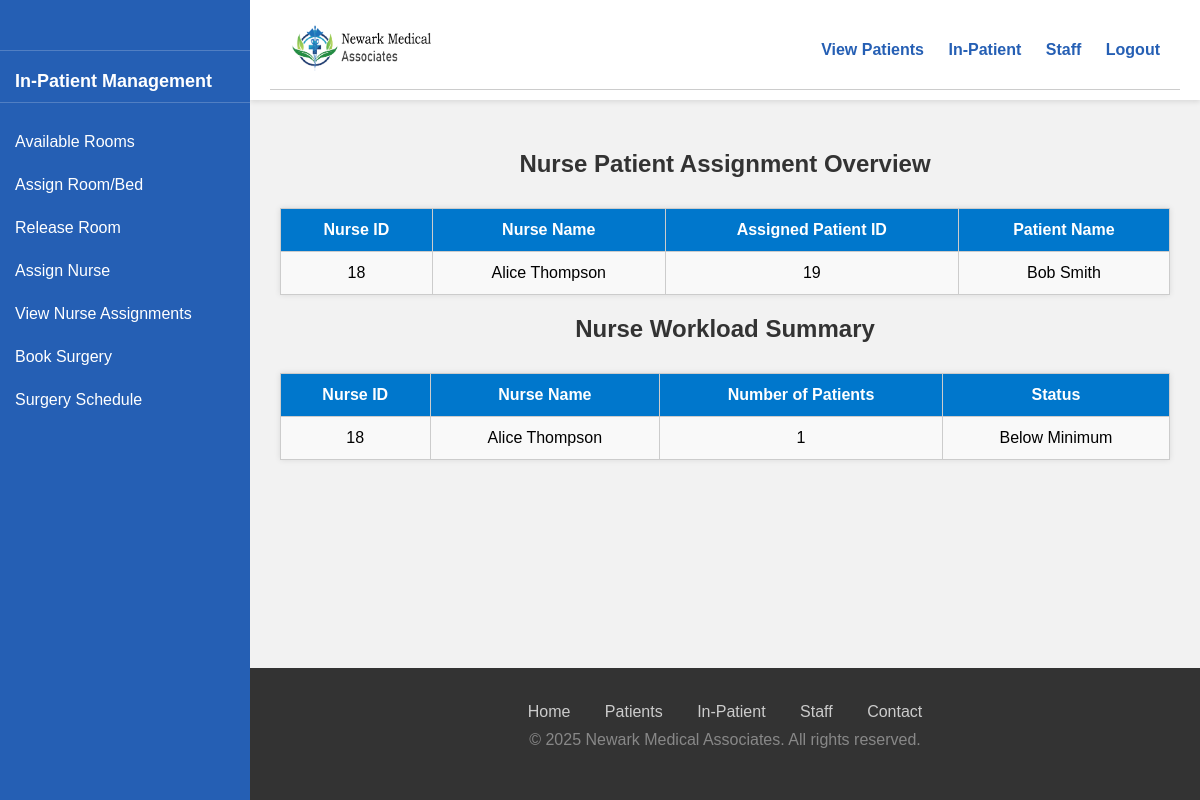
Page /inpatient/view_patients_care.php (signed in) on the committed database.
### tables this page shows
CREATE TABLE `Patient_Care` (
  `Nurse_ID` int(11) NOT NULL,
  `Patient_No` int(11) NOT NULL,
  PRIMARY KEY (`Nurse_ID`,`Patient_No`),
  KEY `Patient_No` (`Patient_No`),
  CONSTRAINT `Patient_Care_ibfk_1` FOREIGN KEY (`Nurse_ID`) REFERENCES `NURSE` (`Employment_No`),
  CONSTRAINT `Patient_Care_ibfk_2` FOREIGN KEY (`Patient_No`) REFERENCES `PATIENT` (`Patient_No`)
);

CREATE TABLE `STAFF` (
  `Employment_No` int(11) NOT NULL AUTO_INCREMENT,
  `Name` varchar(100) DEFAULT NULL,
  `Gender` char(1) DEFAULT NULL,
  `Street` varchar(100) DEFAULT NULL,
  `City` varchar(50) DEFAULT NULL,
  `State` char(2) DEFAULT NULL,
  `Zip` char(10) DEFAULT NULL,
  `Phone` varchar(15) DEFAULT NULL,
  `SSN` char(9) DEFAULT NULL,
  PRIMARY KEY (`Employment_No`),
  UNIQUE KEY `SSN` (`SSN`)
);

CREATE TABLE `PATIENT` (
  `Patient_No` int(11) NOT NULL AUTO_INCREMENT,
  `Name` varchar(100) DEFAULT NULL,
  `Gender` char(1) DEFAULT NULL,
  `DOB` date DEFAULT NULL,
  `Street` varchar(100) DEFAULT NULL,
  `City` varchar(50) DEFAULT NULL,
  `State` char(2) DEFAULT NULL,
  `Zip` char(10) DEFAULT NULL,
  `Phone` varchar(15) DEFAULT NULL,
  `SSN` char(9) DEFAULT NULL,
  `Blood_Type` varchar(3) DEFAULT NULL,
  `HDL` int(11) DEFAULT NULL,
  `LDL` int(11) DEFAULT NULL,
  `Triglyceride` int(11) DEFAULT NULL,
  `Cholesterol_Risk` char(1) DEFAULT NULL,
  PRIMARY KEY (`Patient_No`),
  UNIQUE KEY `SSN` (`SSN`)
);

### inpatient/view_patients_care.php (the view, shortened to what this page needs)
<?php
include('../connect.php'); ?>
<!DOCTYPE html>
<html>
<head>
  <link rel="stylesheet" href="/assets/style.css?v=1.1">
</head>
<body>
<div class="sidebar">
</div>
<div class="main-content-area">
  <header>
    <?php include($_SERVER['DOCUMENT_ROOT'].'/includes/header.php'); ?>
  </header>
  <div class="page-content">
    <h2>Nurse Patient Assignment Overview</h2>
    <table>
      <tr>
        <th>Nurse ID</th>
        <th>Nurse Name</th>
        <th>Assigned Patient ID</th>
        <th>Patient Name</th>
      </tr>
      <?php
      $sql = "
        SELECT
          PC.Nurse_ID,
          S.Name AS Nurse_Name,
          P.Patient_No,
          P.Name AS Patient_Name
        FROM Patient_Care PC
        JOIN PATIENT P ON PC.Patient_No = P.Patient_No
        JOIN STAFF S ON PC.Nurse_ID = S.Employment_No
        ORDER BY PC.Nurse_ID
      ";
      $result = $conn->query($sql);
      if ($result->num_rows > 0) {
          while ($row = $result->fetch_assoc()) {
              echo "<tr>
                  <td>{$row['Nurse_ID']}</td>
                  <td>{$row['Nurse_Name']}</td>
                  <td>{$row['Patient_No']}</td>
                  <td>{$row['Patient_Name']}</td>
              </tr>";
          }
      } else {
          echo "<tr><td colspan='4'>No nurse-patient assignments found.</td></tr>";
      }
      ?>
    </table>
    <h2>Nurse Workload Summary</h2>
    <table>
      <tr>
        <th>Nurse ID</th>
        <th>Nurse Name</th>
        <th>Number of Patients</th>
        <th>Status</th>
      </tr>
      <?php
      $workload_sql = "
        SELECT
          PC.Nurse_ID,
          S.Name AS Nurse_Name,
          COUNT(PC.Patient_No) AS Patient_Count
        FROM Patient_Care PC
        JOIN STAFF S ON PC.Nurse_ID = S.Employment_No
        GROUP BY PC.Nurse_ID
      ";
      $res = $conn->query($workload_sql);
      if ($res->num_rows > 0) {
          while ($row = $res->fetch_assoc()) {
              $count = $row['Patient_Count'];
              $status = $count < 5 ? "<span class='low'>Below Minimum</span>" : "OK";
              echo "<tr>
                  <td>{$row['Nurse_ID']}</td>
                  <td>{$row['Nurse_Name']}</td>
                  <td>$count</td>
                  <td>$status</td>
              </tr>";
          }
      } else {
          echo "<tr><td colspan='4'>No data available.</td></tr>";
      }
      ?>
    </table>
  </div>
  <footer>
    <?php include($_SERVER['DOCUMENT_ROOT'].'/includes/footer.php'); ?>
  </footer>
</div>
</body>
</html>

### assets/style.css (style rules this page uses)
* { box-sizing: border-box; }
body { margin: 0; font-family: Arial, sans-serif; background-color: #f2f2f2; display: flex; height: 100vh; overflow: hidden; }
.sidebar { width: 250px; background-color: #255fb4; color: white; padding-top: 20px; height: 100vh; position: fixed; overflow-y: auto; z-index: 200; }
.main-content-area { margin-left: 250px; width: calc(100% - 250px); display: flex; flex-direction: column; height: 100vh; }
header { background: white; padding: 10px 20px; box-shadow: 0 2px 5px rgba(0,0,0,0.1); position: sticky; top: 0; z-index: 100; }
.page-content { flex-grow: 1; padding: 30px; overflow-y: auto; }
footer { background-color: #333; color: white; text-align: center; padding: 15px; flex-shrink: 0; }
h1, h2, h3, h4, h5, h6 { color: #333; }
h2 { text-align: center; margin-bottom: 30px; }
table { width: 100%; border-collapse: collapse; background: #fff; box-shadow: 0 0 6px rgba(0,0,0,0.1); margin-top: 20px; margin-bottom: 20px; }
th, td { padding: 12px; border: 1px solid #ccc; text-align: center; }
th { background: #0077cc; color: white; font-weight: bold; }
tr:nth-child(even) { background-color: #f9f9f9; }

### rows in the picture
patient_care: Nurse_ID "18", staff.Name "Alice Thompson", Patient_No.Patient_No "19", Patient_No.Name "Bob Smith"

### other values in the picture
$row['Nurse_ID'] "18"
$row['Nurse_Name'] "Alice Thompson"
$count "1"
